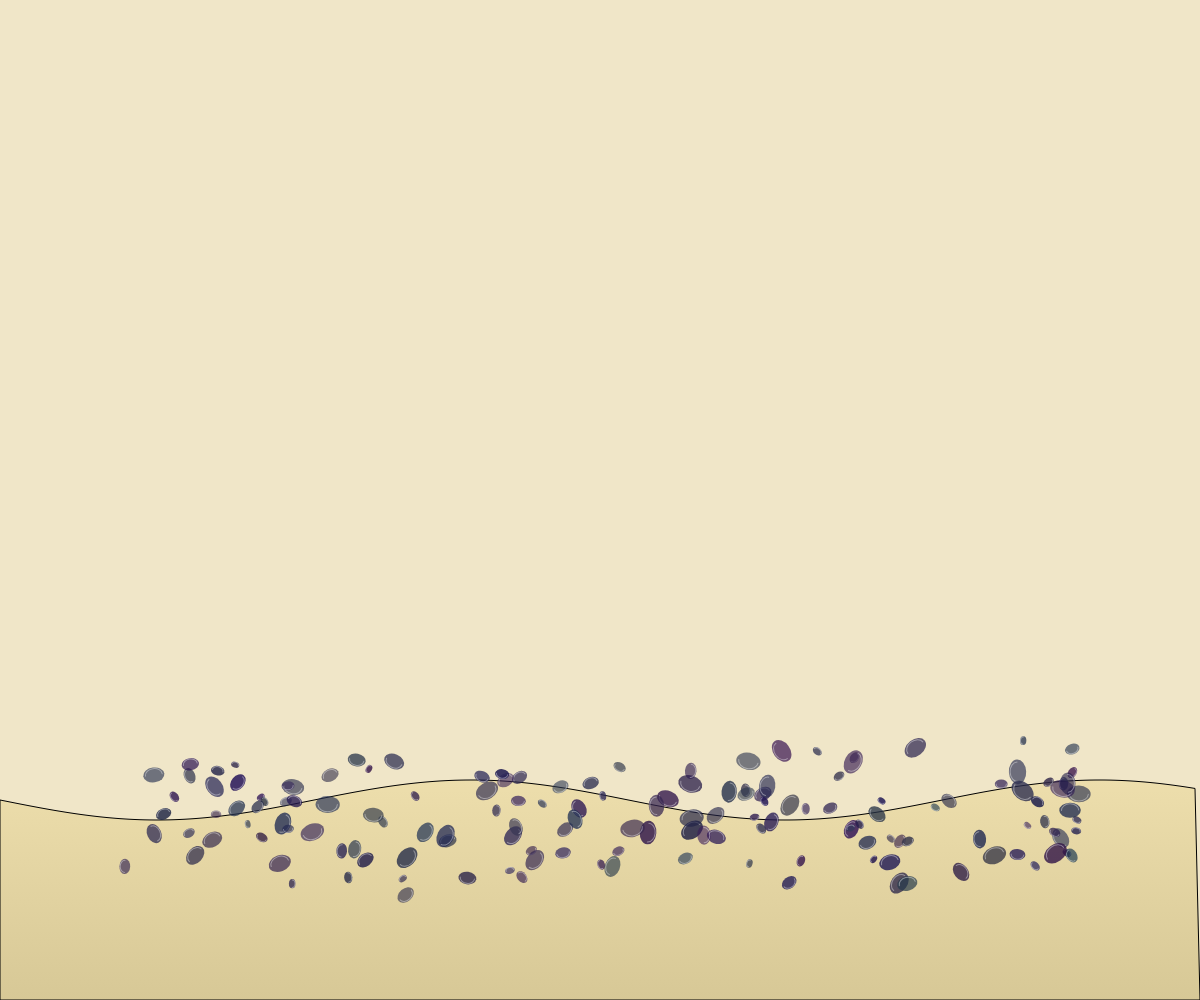
Frame 1 (no input)
Frame 2 (the mouse pressed at the canvas centre, redrawn once): identical to frame 1, image omitted

The p5.js sketch that drew this single still picture (run headless with seeded random() and noise() and a simulated clock; the mouse was pressed at the canvas centre and the sketch redrawn once):

// p5.js sketch
// ── sketch.js
let shells = [];
const numShells = 150;
const sandColor = [245, 230, 180]; // pale yellow sand
const shellColors = [
  [255, 250, 240], // white
  [255, 245, 230], // cream
  [255, 230, 200], // light peach
  [240, 220, 180], // sand
  [255, 240, 220]  // pale beige
];

function setup() {
  createCanvas(windowWidth, windowHeight);
  noLoop();

  // Generate sand mound using a sine wave for gentle slope
  const moundHeight = height * 0.6;
  const moundWidth = width * 0.8;

  // Create shells with randomized positions and properties
  for (let i = 0; i < numShells; i++) {
    const x = random(width * 0.1, width * 0.9);
    const y = map(noise(x * 0.02, i), 0, 1, height * 0.7, height * 0.95);
    const size = random(8, 25);
    const hue = random(30, 60); // yellow-orange range
    const saturation = random(20, 60);
    const brightness = random(70, 90);
    const alpha = random(150, 220);
    const rotation = random(TWO_PI);

    shells.push({
      x,
      y,
      size,
      hue,
      saturation,
      brightness,
      alpha,
      rotation
    });
  }
}

function draw() {
  background(240, 230, 200); // sky blue background

  // Draw sand mound gradient
  const gradient = drawingContext.createLinearGradient(0, height * 0.7, 0, height);
  gradient.addColorStop(0, color(sandColor[0], sandColor[1], sandColor[2]));
  gradient.addColorStop(1, color(sandColor[0] - 30, sandColor[1] - 30, sandColor[2] - 30));
  drawingContext.fillStyle = gradient;

  // Draw mound shape
  beginShape();
  for (let x = 0; x < width; x += 5) {
    const y = height * 0.8 + sin(x * 0.01) * 20;
    vertex(x, y);
  }
  vertex(width, height);
  vertex(0, height);
  endShape(CLOSE);

  // Draw shells
  for (let i = 0; i < shells.length; i++) {
    const shell = shells[i];
    push();
    translate(shell.x, shell.y);
    rotate(shell.rotation);
    
    // Shell body with translucent fill
    noStroke();
    fill(shell.hue, shell.saturation, shell.brightness, shell.alpha);
    
    // Draw a simple shell shape using ellipse and arc
    ellipse(0, 0, shell.size, shell.size * 0.7);
    
    // Add some details to make it look like a seashell
    stroke(255, 255, 255, 100);
    strokeWeight(1);
    noFill();
    arc(0, 0, shell.size * 0.8, shell.size * 0.6, 0, PI);
    
    pop();
  }
}
